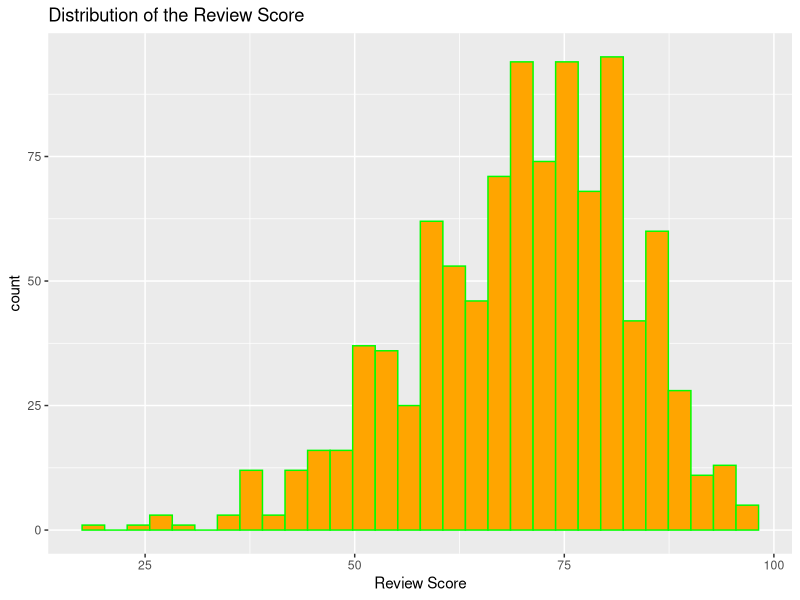
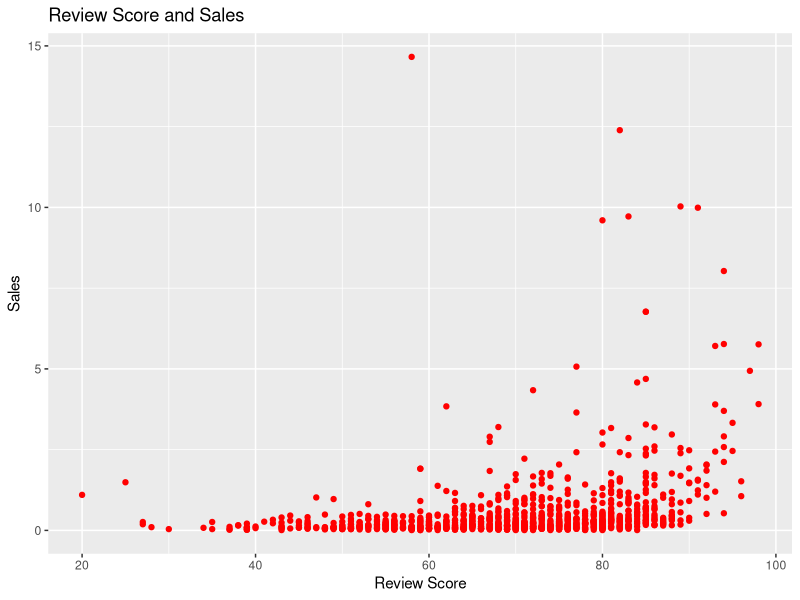
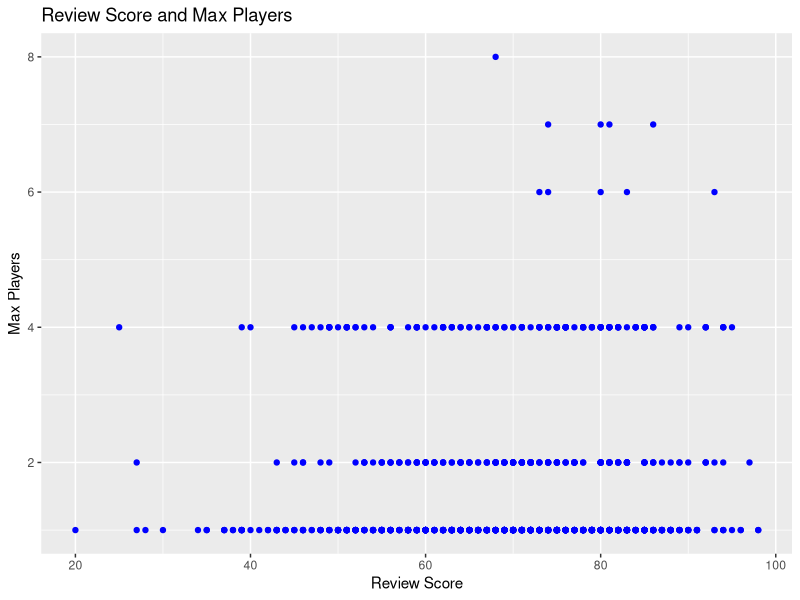
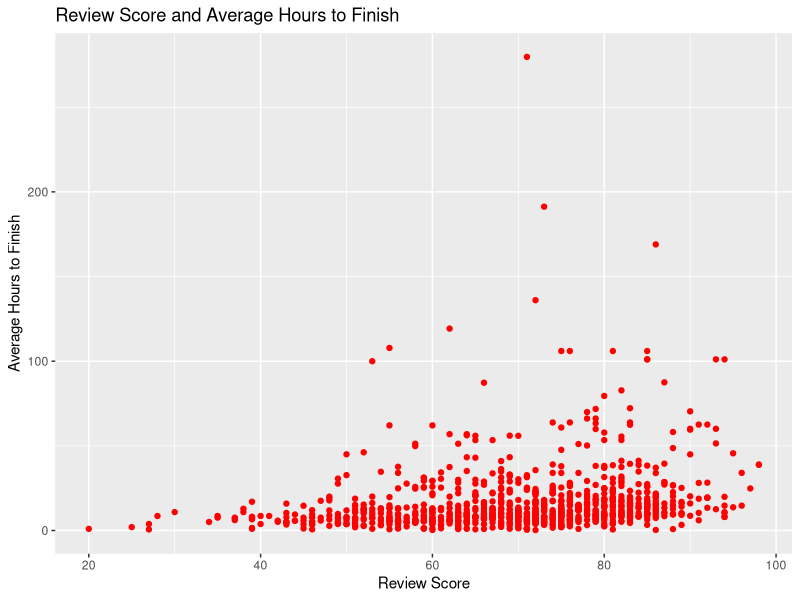

Write R code to recreate these figures, in order.
## ---- chunk 1
Project <- read.csv('Project1_videogames.csv')
library(ggplot2)
pr_ggplot <- ggplot(Project)
## ---- chunk 2
library(knitr)
include_graphics("https://cdn.lifehack.org/wp-content/uploads/2015/04/Gaming-console.jpg")
## ---- chunk 3
mean(Project$ReviewScore)
sd(Project$ReviewScore)
median(Project$ReviewScore)
fivenum(Project$ReviewScore)
## ---- chunk 4
pr_ggplot + geom_histogram(data=Project, aes(x=ReviewScore), bins = 30, col='green', fill = "orange") + 
    labs(title='Distribution of the Review Score', x='Review Score')
## ---- chunk 5
pr_ggplot + geom_point(data=Project, aes(x=ReviewScore, y=Sales),  col='red') + 
    labs(title='Review Score and Sales', x='Review Score',y='Sales')
cor(Project$ReviewScore, Project$Sales)
## ---- chunk 6
pr_ggplot + geom_point(data=Project, aes(x=ReviewScore, y=MaxPlayers),  col='blue') + 
    labs(title='Review Score and Max Players', x='Review Score',y='Max Players')
cor(Project$ReviewScore, Project$MaxPlayers)
## ---- chunk 7
pr_ggplot + geom_point(data=Project, aes(x=ReviewScore, y=AvgHoursToFinish),  col='red') + 
    labs(title='Review Score and Average Hours to Finish', x='Review Score',y='Average Hours to Finish')
cor(Project$ReviewScore, Project$AvgHoursToFinish)
